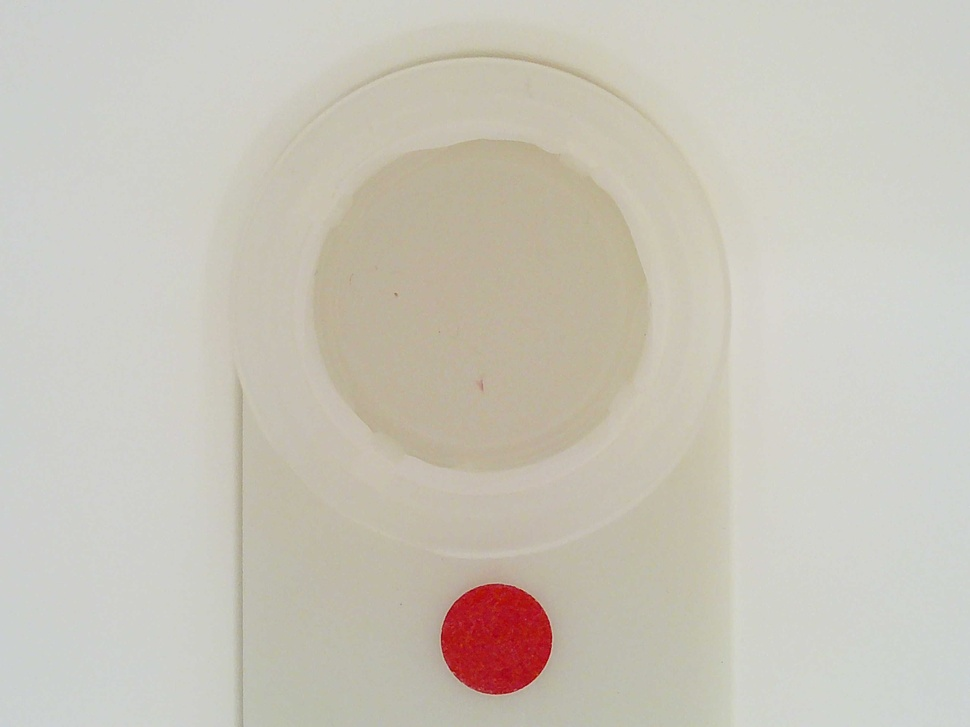
%> input picture CASO31_DH.jpg, 970 x 727 px, shrunk from 3264 x 2448 before the run
$ octave --eval "result = binarization(imread('CASO31_DH.jpg'));"   (GNU Octave 9; MATLAB toolbox functions it lacks are replaced by stand-ins)
%> lines starting %> are read from the running program, lines starting %| are printed output that depends on the picture; in (x1, y1, x2, y2) boxes, pixels count from 0 and x2, y2 are one past the last pixel; in counts of white or black regions, pixels touching at a corner belong together; the program's own positions count from 1
function [negative_binary_image] = binarization(image)
    %{
        Function description.

        This function receives an RGB image and performs binarization of such
        image (with a threshold of 130 / 256) and computes its negative.

        Parameters
        ----------
        image : 3-channel uint8 matrix
            Adjusted image.

        Returns
        -------
        negative_binary_image : single channel uint8 matrix
            Complementary binary image of original image.

    %}
    % Pass rgb image to grayscale
    image = rgb2gray(image);
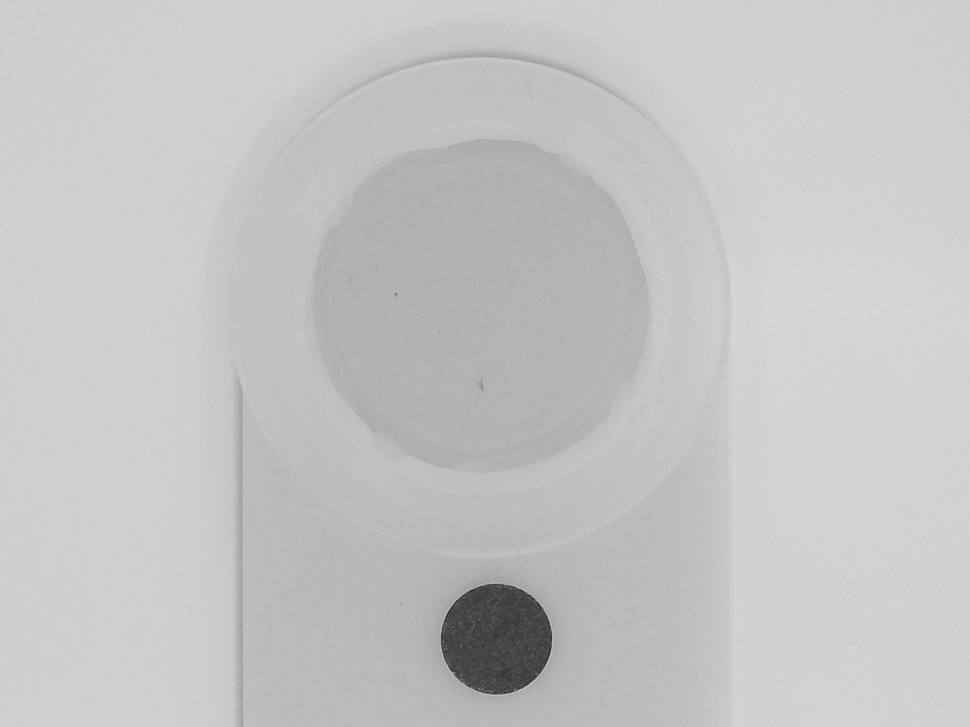
%> image: size 727x970 uint8; min 40, max 216, mean 196.5

    % Binarizes complete image
    binary_image = imbinarize(image, 130 / 256);
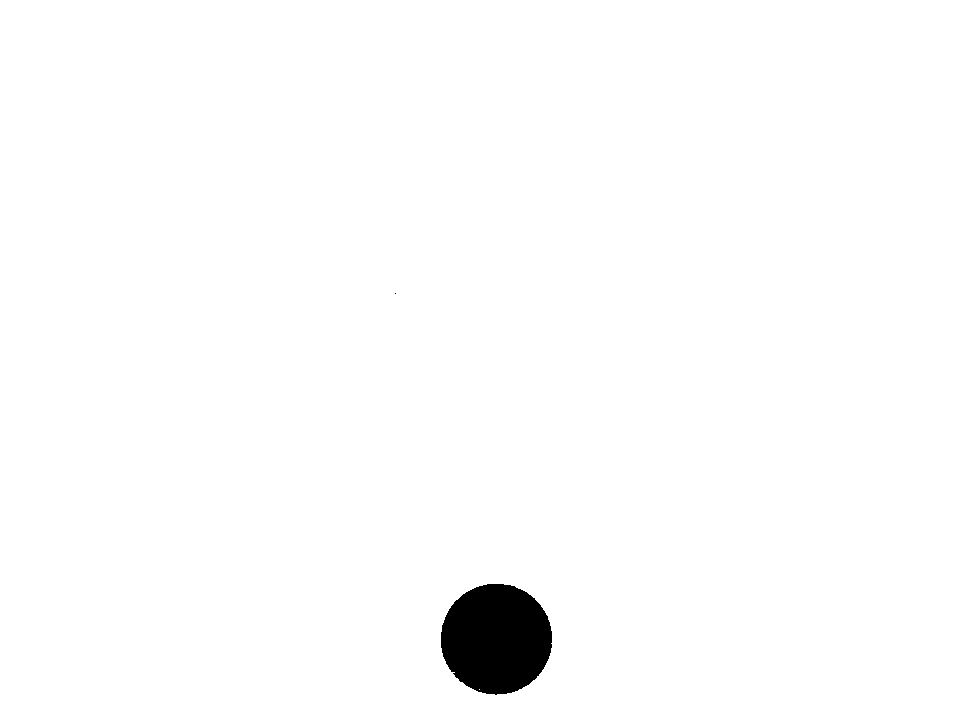
%> binary_image: size 727x970 logical; 98.6% white; 2 black regions (1 under 20 px), largest, box (x1, y1, x2, y2) and area: (441, 584, 552, 695) 9670

    % Computes complementary (negative) from binary image
    negative_binary_image = imcomplement(binary_image);

end
